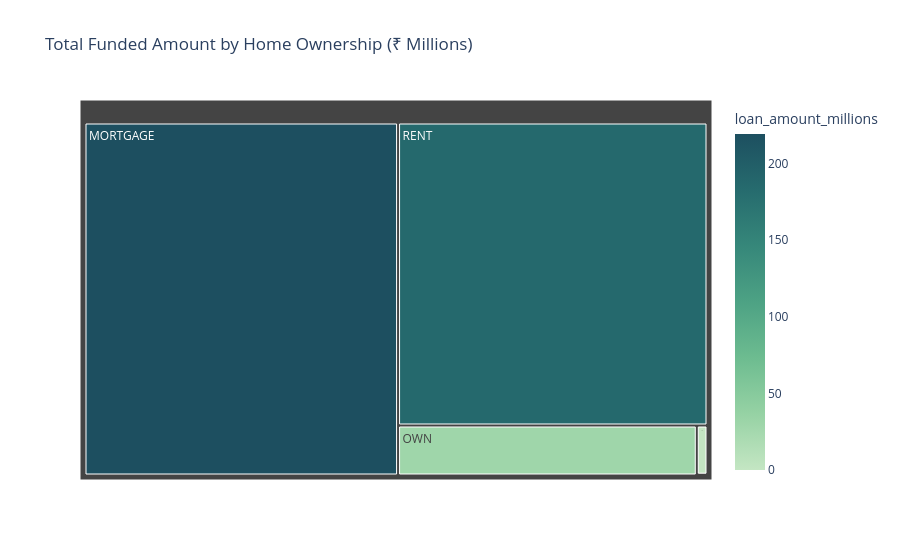

Notebook cell for this chart:
### Markdown cell above
### Home ownership by Total Funded Amount

### Code cell
home_funding=df.groupby('home_ownership')['loan_amount'].sum().reset_index()
home_funding['loan_amount_millions']=home_funding['loan_amount'] / 1000000

fig =px.treemap(
    home_funding,
    path=['home_ownership'],
    values='loan_amount_millions',
    color='loan_amount_millions',
    color_continuous_scale='Blugrn',
    title='Total Funded Amount by Home Ownership (₹ Millions)'
)
fig.show()

### Figure 1 — Plotly figure (JSON) as saved in the notebook; plotly's stock layout.template omitted (floating-point values rounded to 4 significant figures)
{"data": [{"branchvalues": "total", "customdata": [[219.3], [0.0168], [1.045], [29.6], [185.8]], "domain": {"x": [0, 1], "y": [0, 1]}, "hovertemplate": "labels=%{label}<br>loan_amount_millions_sum=%{value}<br>parent=%{parent}<br>id=%{id}<br>loan_amount_millions=%{color}<extra></extra>", "ids": ["MORTGAGE", "NONE", "OTHER", "OWN", "RENT"], "labels": ["MORTGAGE", "NONE", "OTHER", "OWN", "RENT"], "marker": {"coloraxis": "coloraxis", "colors": [219.3, 0.0168, 1.045, 29.6, 185.8]}, "name": "", "parents": ["", "", "", "", ""], "type": "treemap", "values": [219.3, 0.0168, 1.045, 29.6, 185.8]}], "layout": {"coloraxis": {"colorbar": {"title": {"text": "loan_amount_millions"}}, "colorscale": [[0, "rgb(196, 230, 195)"], [0.1667, "rgb(150, 210, 164)"], [0.3333, "rgb(109, 188, 144)"], [0.5, "rgb(77, 162, 132)"], [0.6667, "rgb(54, 135, 122)"], [0.8333, "rgb(38, 107, 110)"], [1, "rgb(29, 79, 96)"]]}, "legend": {"tracegroupgap": 0}, "title": {"text": "Total Funded Amount by Home Ownership (₹ Millions)"}}}
